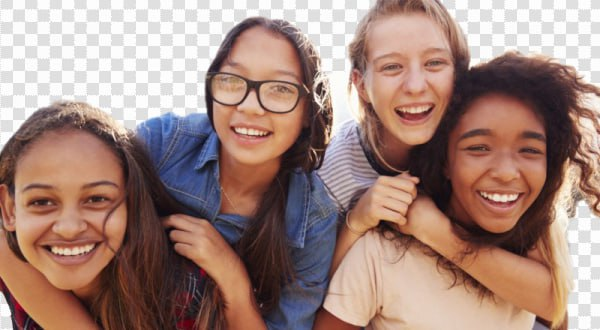
#> input picture mk-4.png, 600 x 330 px
$ python project_2.py
#> lines starting #> are read from the running program, lines starting #| are printed output that depends on the picture; after the words box and inside, x2 and y2 are one past the last pixel; in counts of white or black regions, pixels touching at a corner belong together
#MAJOR PROJECT - 2
#Smile Detection


import cv2
smile_cascade=cv2.CascadeClassifier('C:/Users/Suman/Desktop/RINEX_PROJs/major_proj_2/haarcascade_smile.xml') #importing haarcascade file


img=cv2.imread('mk-4.png') #reading image
#> img is the input picture: shape (330, 600, 3); mean B, G, R 124.2, 133.2, 162.1
gray=cv2.cvtColor(img,cv2.COLOR_BGR2GRAY)
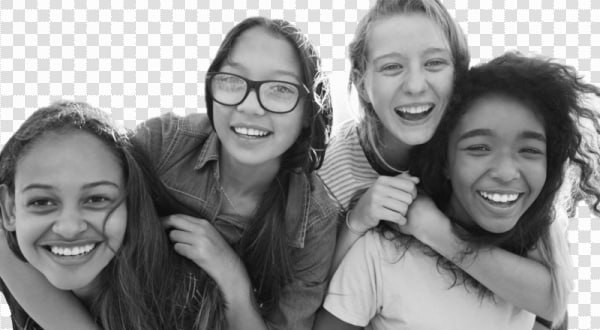
#> gray: shape (330, 600); min 5, max 255, mean 140.8

smiles=smile_cascade.detectMultiScale(gray,scaleFactor=1.1,minNeighbors=89)
#> smiles = [[380, 97, 71, 35], [212, 113, 79, 39], [460, 178, 83, 42], [30, 229, 83, 41]]
#SaleFactor and minNeighbors are tuning parameters for better image
#ScaleFactor can be in range or 0 to 1.5 and minNeighbors are in the range of 2 to 20/25


for x,y,w,h in smiles:
    img=cv2.rectangle(img,(x,y),(x+w,y+h),(0,0,255),5) #w-width & h-height
#> this loop made 4 passes
#> pass 1, `img=cv2.rectangle(img,(x,y),(x+w,y+h),(0,0,255),5)`:
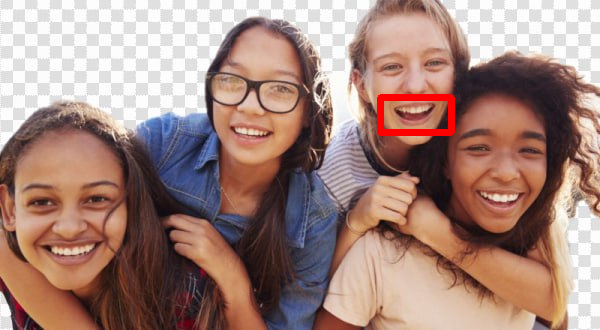
#> img: shape (330, 600, 3); 0.74% of pixels changed, all inside (x1, y1, x2, y2) = (377, 94, 455, 136)
#> pass 2, `img=cv2.rectangle(img,(x,y),(x+w,y+h),(0,0,255),5)`:
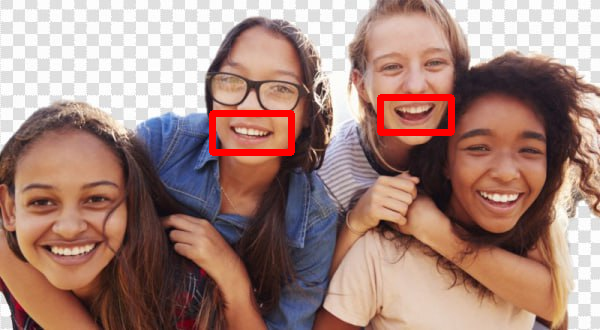
#> img: shape (330, 600, 3); 0.82% of pixels changed, all inside (x1, y1, x2, y2) = (209, 110, 295, 156)
#> pass 3, `img=cv2.rectangle(img,(x,y),(x+w,y+h),(0,0,255),5)`:
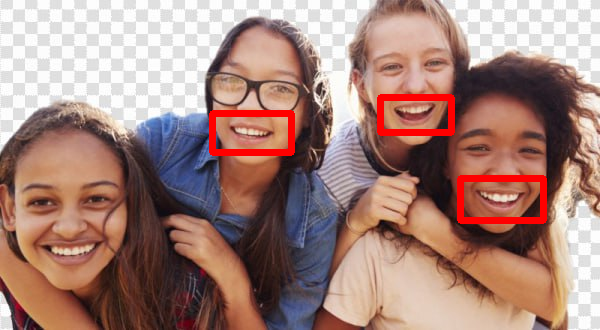
#> img: shape (330, 600, 3); 0.87% of pixels changed, all inside (x1, y1, x2, y2) = (457, 175, 547, 224)
#> after the loop:
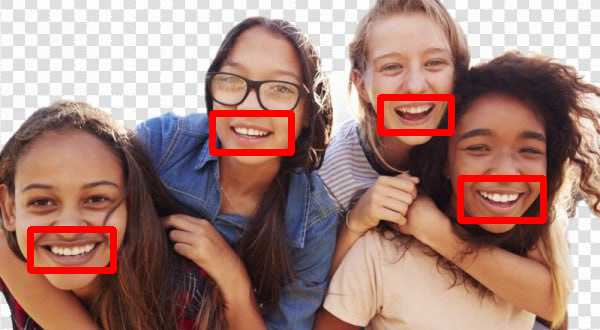
#> img: shape (330, 600, 3); 0.87% of pixels changed, all inside (x1, y1, x2, y2) = (27, 226, 117, 274)

cv2.imshow('smile detection',img)
cv2.waitKey(0) #to view the output image permanently
cv2.destroyAllWindows()
